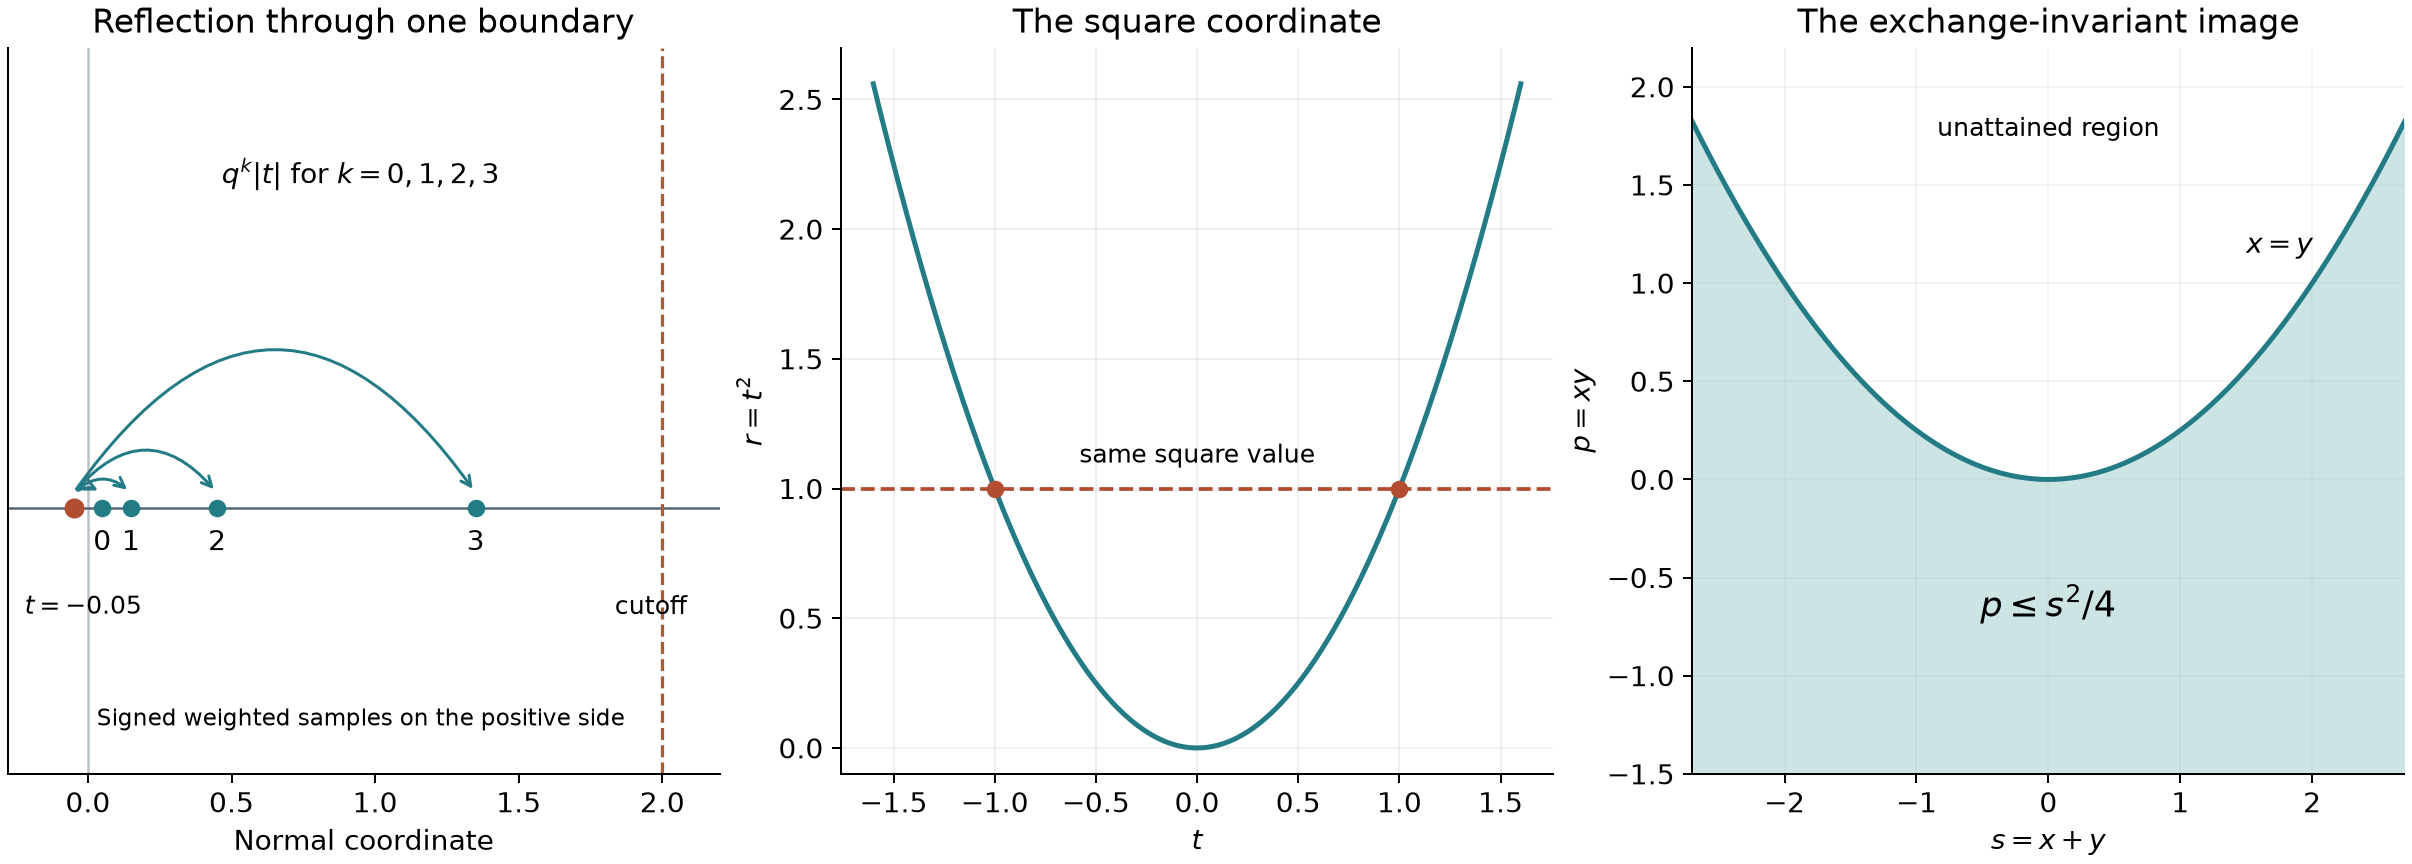

Write Python code to recreate this figure.
from pathlib import Path
import numpy as np
import matplotlib
matplotlib.use("Agg")
import matplotlib.pyplot as plt
from matplotlib.patches import FancyArrowPatch
plt.rcParams.update({"font.size":11,"axes.spines.top":False,"axes.spines.right":False})
fig,axs=plt.subplots(1,3,figsize=(13.4,4.8),layout="constrained")
ax=axs[0]
ax.axhline(0,color="#536779",lw=1)
ax.axvline(0,color="#536779",lw=1,alpha=.4)
t=-.05; samples=[.05,.15,.45,1.35]
ax.plot(t,0,"o",color="#b34d32",ms=7)
for k,y in enumerate(samples):
 ax.plot(y,0,"o",color="#237c85",ms=6)
 arrow=FancyArrowPatch((t,.03),(y,.03),connectionstyle=f"arc3,rad={-.35-.12*k}",arrowstyle="->",mutation_scale=10,color="#237c85",lw=1.2)
 ax.add_patch(arrow)
 ax.annotate(str(k),(y,0),xytext=(0,-17),textcoords="offset points",ha="center")
ax.axvline(2,color="#a75d35",ls="--",lw=1.3)
ax.text(.95,.67,r"$q^k|t|$ for $k=0,1,2,3$",ha="center")
ax.text(-.22,-.22,r"$t=-0.05$",ha="left",fontsize=10)
ax.text(1.96,-.22,"cutoff",ha="center",fontsize=10)
ax.text(.95,-.45,"Signed weighted samples on the positive side",ha="center",fontsize=9)
ax.set(xlim=(-.28,2.2),ylim=(-.55,.95),title="Reflection through one boundary",xlabel="Normal coordinate")
ax.set_yticks([]);ax.set_xticks([0,.5,1,1.5,2])
ax=axs[1];t=np.linspace(-1.6,1.6,401)
ax.plot(t,t*t,color="#237c85",lw=2);ax.axhline(1,color="#b34d32",ls="--")
ax.plot([-1,1],[1,1],"o",color="#b34d32")
ax.text(0,1.1,"same square value",ha="center",fontsize=10)
ax.set(xlabel=r"$t$",ylabel=r"$r=t^2$",title="The square coordinate",ylim=(-.1,2.7))
ax.grid(alpha=.18)
ax=axs[2];s=np.linspace(-2.7,2.7,401);p=s*s/4
ax.fill_between(s,-1.5,p,color="#cce5e4");ax.plot(s,p,color="#237c85",lw=2)
ax.text(0,-.7,r"$p\leq s^2/4$",ha="center",fontsize=14)
ax.text(0,1.75,"unattained region",ha="center",fontsize=10)
ax.text(1.5,1.15,r"$x=y$",fontsize=11)
ax.set(xlim=(-2.7,2.7),ylim=(-1.5,2.2),xlabel=r"$s=x+y$",ylabel=r"$p=xy$",title="The exchange-invariant image")
ax.grid(alpha=.15)
root=Path(__file__).parent
fig.savefig(root/"smooth-extension-and-folds.png",dpi=180)
fig.savefig(root/"smooth-extension-and-folds.svg")
svg=root/"smooth-extension-and-folds.svg"
svg.write_text("\n".join(line.rstrip() for line in svg.read_text(encoding="utf-8").splitlines())+"\n",encoding="utf-8")
plt.close(fig)
